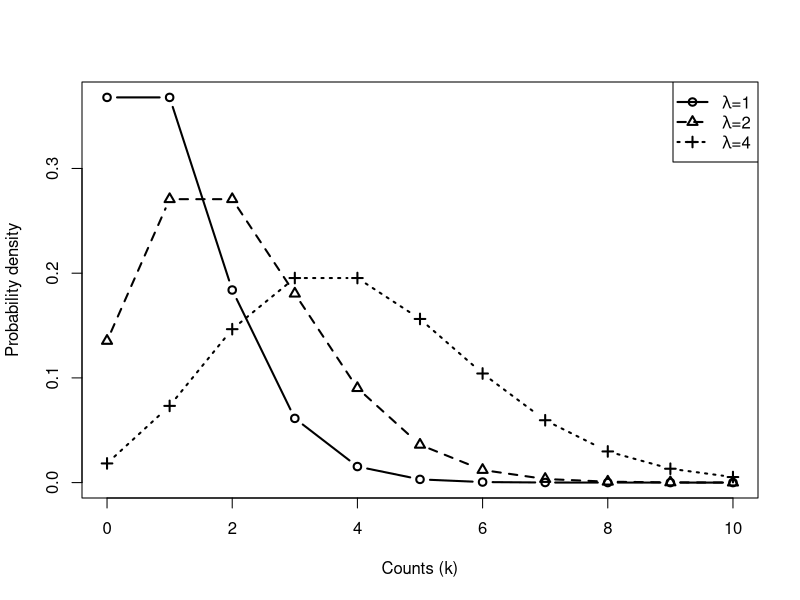
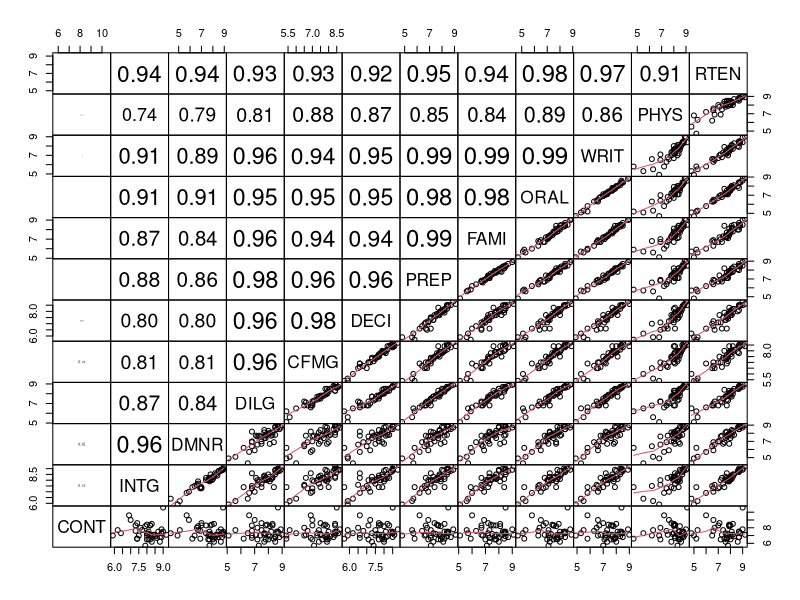
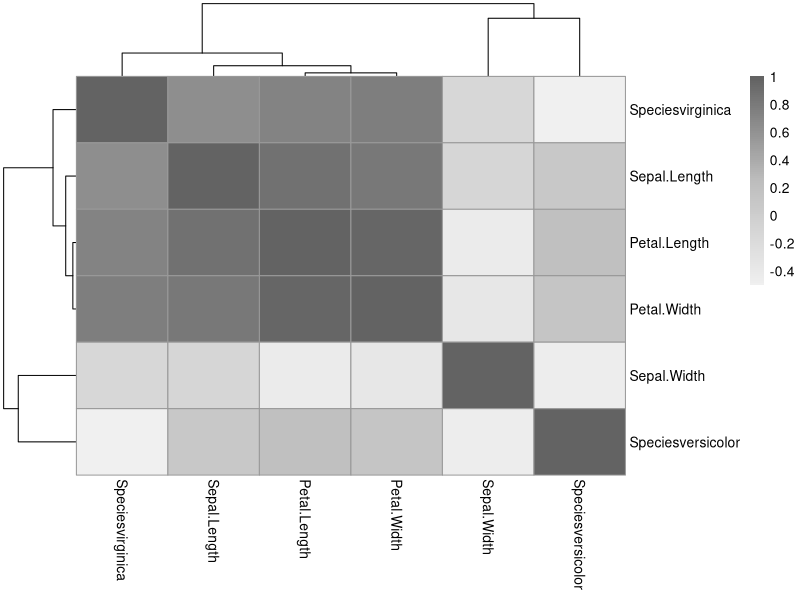

The R source for these figures, in order:
## ---- chunk 1
par(cex=1)  #increase size of type and axes
plot(x=0:10, y=dpois(0:10, lambda=1), 
     type="b", lwd=2,
     xlab="Counts (k)", ylab="Probability density")
lines(x=0:10, y=dpois(0:10, lambda=2), 
      type="b", lwd=2, lty=2, pch=2)
lines(x=0:10, dpois(0:10, lambda=4), 
      type="b", lwd=2, lty=3, pch=3)
legend("topright", lwd=2, lty=1:3, pch=1:3,
       legend=c(expression(paste(lambda, "=1")),
                expression(paste(lambda, "=2")),
                expression(paste(lambda, "=4"))))
## ---- chunk 2
panel.cor <- function(x, y, digits = 2, prefix = "", cex.cor, ...)
{
    usr <- par("usr"); on.exit(par(usr))
    par(usr = c(0, 1, 0, 1))
    r <- abs(cor(x, y))
    txt <- format(c(r, 0.123456789), digits = digits)[1]
    txt <- paste0(prefix, txt)
    if(missing(cex.cor)) cex.cor <- 0.8/strwidth(txt)
    text(0.5, 0.5, txt, cex = cex.cor * r)
}
pairs(USJudgeRatings, lower.panel = panel.smooth, upper.panel = panel.cor,
      gap=0, row1attop=FALSE)
## ---- chunk 3
mm <- model.matrix( ~ ., data = iris)
pheatmap::pheatmap(cor(mm[, -1]), #-1 gets rid of intercept column
  color = colorRampPalette(c("#f0f0f0", "#bdbdbd", "#636363"))(100))
## ---- chunk 4
fit <- lm(Sepal.Width ~ ., data = iris)
car::vif(fit)
